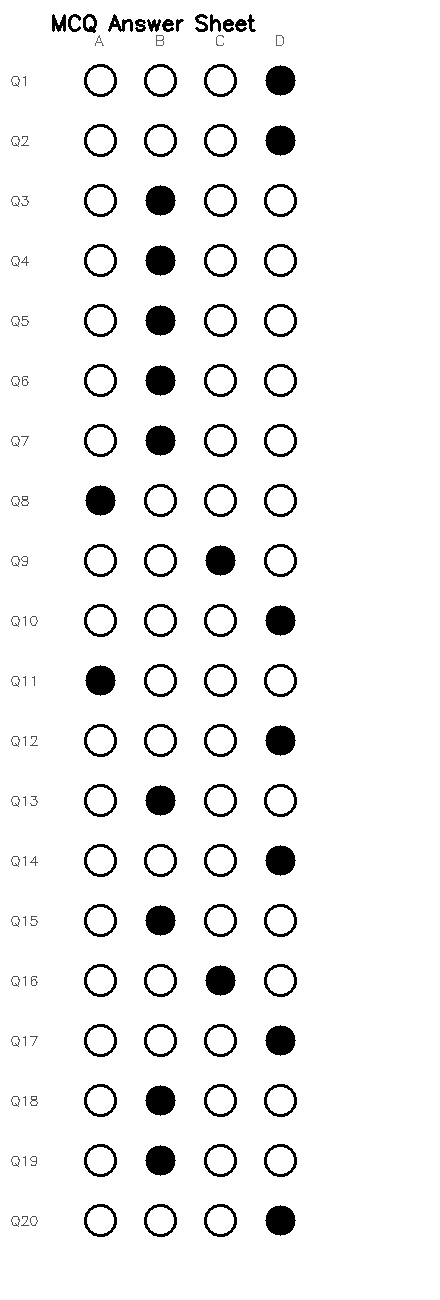
#> input picture dataset/sample_sheet.jpg, 440 x 1300 px
$ python -i detector.py   (imports and definitions only)
#> lines starting #> are read from the running program, lines starting #| are printed output that depends on the picture; after the words box and inside, x2 and y2 are one past the last pixel; in counts of white or black regions, pixels touching at a corner belong together
#> further down, picture is the input picture: shape (1300, 440, 3); min 0, max 255, mean 240.1
"""
detector.py
===========
Handles bubble (OMR circle) detection and identification of marked answers.

Pipeline:
    1. Threshold the warped image
    2. Find all circular contours (bubbles)
    3. Sort into rows (one row per question)
    4. For each row, find the bubble with the highest filled-pixel count → that's the marked answer
"""

import cv2
import numpy as np


def preprocess_for_bubbles(image):
    """
    Convert image to a clean binary (thresholded) image for contour detection.
    """
    gray    = cv2.cvtColor(image, cv2.COLOR_BGR2GRAY)
    blurred = cv2.GaussianBlur(gray, (5, 5), 0)
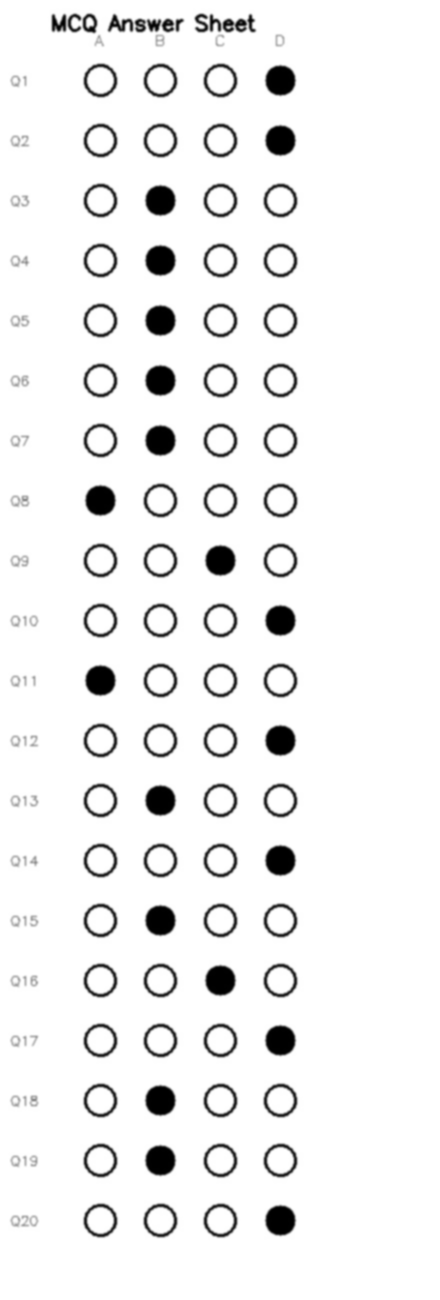
#> blurred: shape (1300, 440); min 0, max 255, mean 240.1

    # Otsu's thresholding — automatically finds optimal threshold
    _, thresh = cv2.threshold(blurred, 0, 255,
                              cv2.THRESH_BINARY_INV + cv2.THRESH_OTSU)
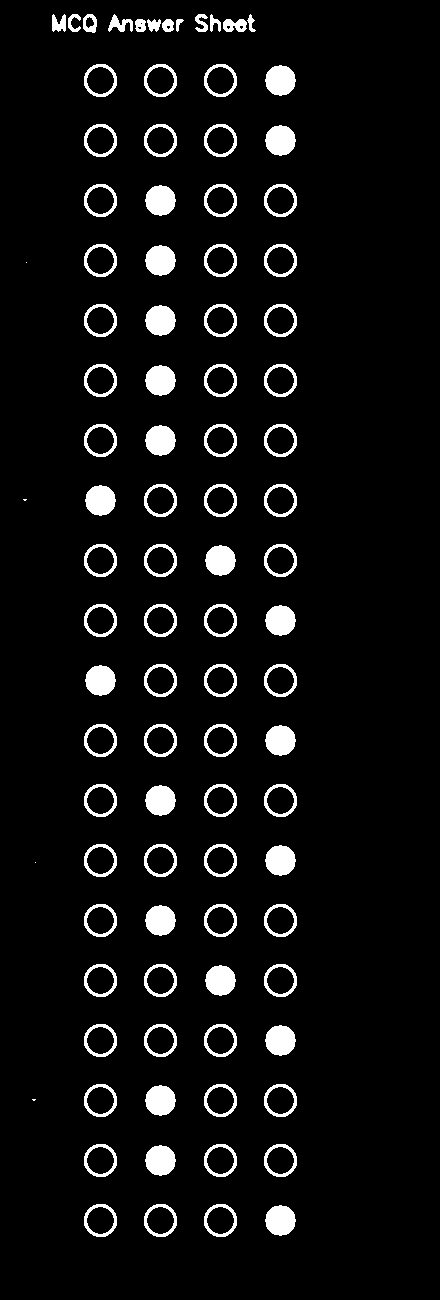
#> thresh: shape (1300, 440); 6.2% white; 96 white regions (4 under 20 px), largest, box (x1, y1, x2, y2) and area: (265, 65, 296, 96) 733, (265, 125, 296, 156) 733, (145, 185, 176, 216) 733
    return thresh


# [177 lines left out: functions is_circle_like, detect_bubbles, count_filled_pixels, find_answered_bubbles, not called in this run]

>>> import cv2
>>> picture = cv2.imread('../dataset/sample_sheet.jpg')
>>> result = preprocess_for_bubbles(picture)
